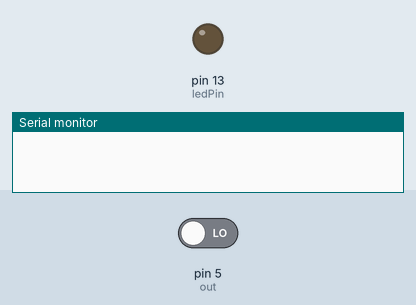
Bench run of a sketch on a simulated Arduino Uno, built with avr-gcc and run on an emulated ATmega328P. Parts: output pins drawn as LEDs (lit = HIGH), the last lines printed to the serial monitor. Inputs (shaded band) come from the test bench; at power-on: pin 5 (out) LOW.

Above: at 1.2 s.
1.3 s: pin 5 (out) driven HIGH
At 1.9 s:
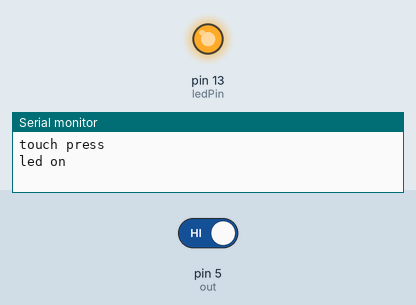
2.8 s: pin 5 (out) driven LOW
At 4.6 s:
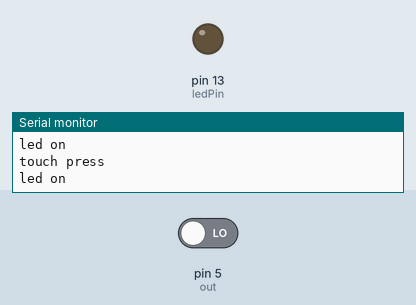
Timing chart, 0 to 6.1 s (numbered marks = the images above; inputs shaded):
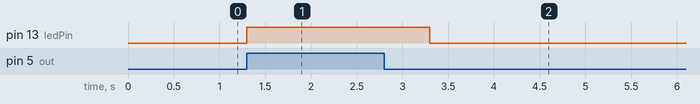

Measured:
- after the input at 1.3 s, pin 13 (ledPin): LOW → HIGH at once
- after the input at 2.8 s, pin 13 (ledPin): HIGH → LOW after 0.50 s

The sketch:

touchsensor-with-ardunio.ino
```cpp
const int out = 5;  // the number of the out
const int ledPin = 13;    // the number of the LED pin

int touchstate =0 ;

void setup() {
  // initialize the LED pin as an output:
  pinMode(ledPin, OUTPUT);
  Serial.begin(9600);
  pinMode(out, INPUT);


}

void loop() {

 touchstate = digitalRead(out);
  if (touchstate == HIGH) {
    // turn LED on:
    digitalWrite(ledPin, HIGH);
    Serial.println("touch press");
    Serial.println("led on");
    delay(1000);
  } else {
    // turn LED off:
    digitalWrite(ledPin, LOW);

  }
}
```
